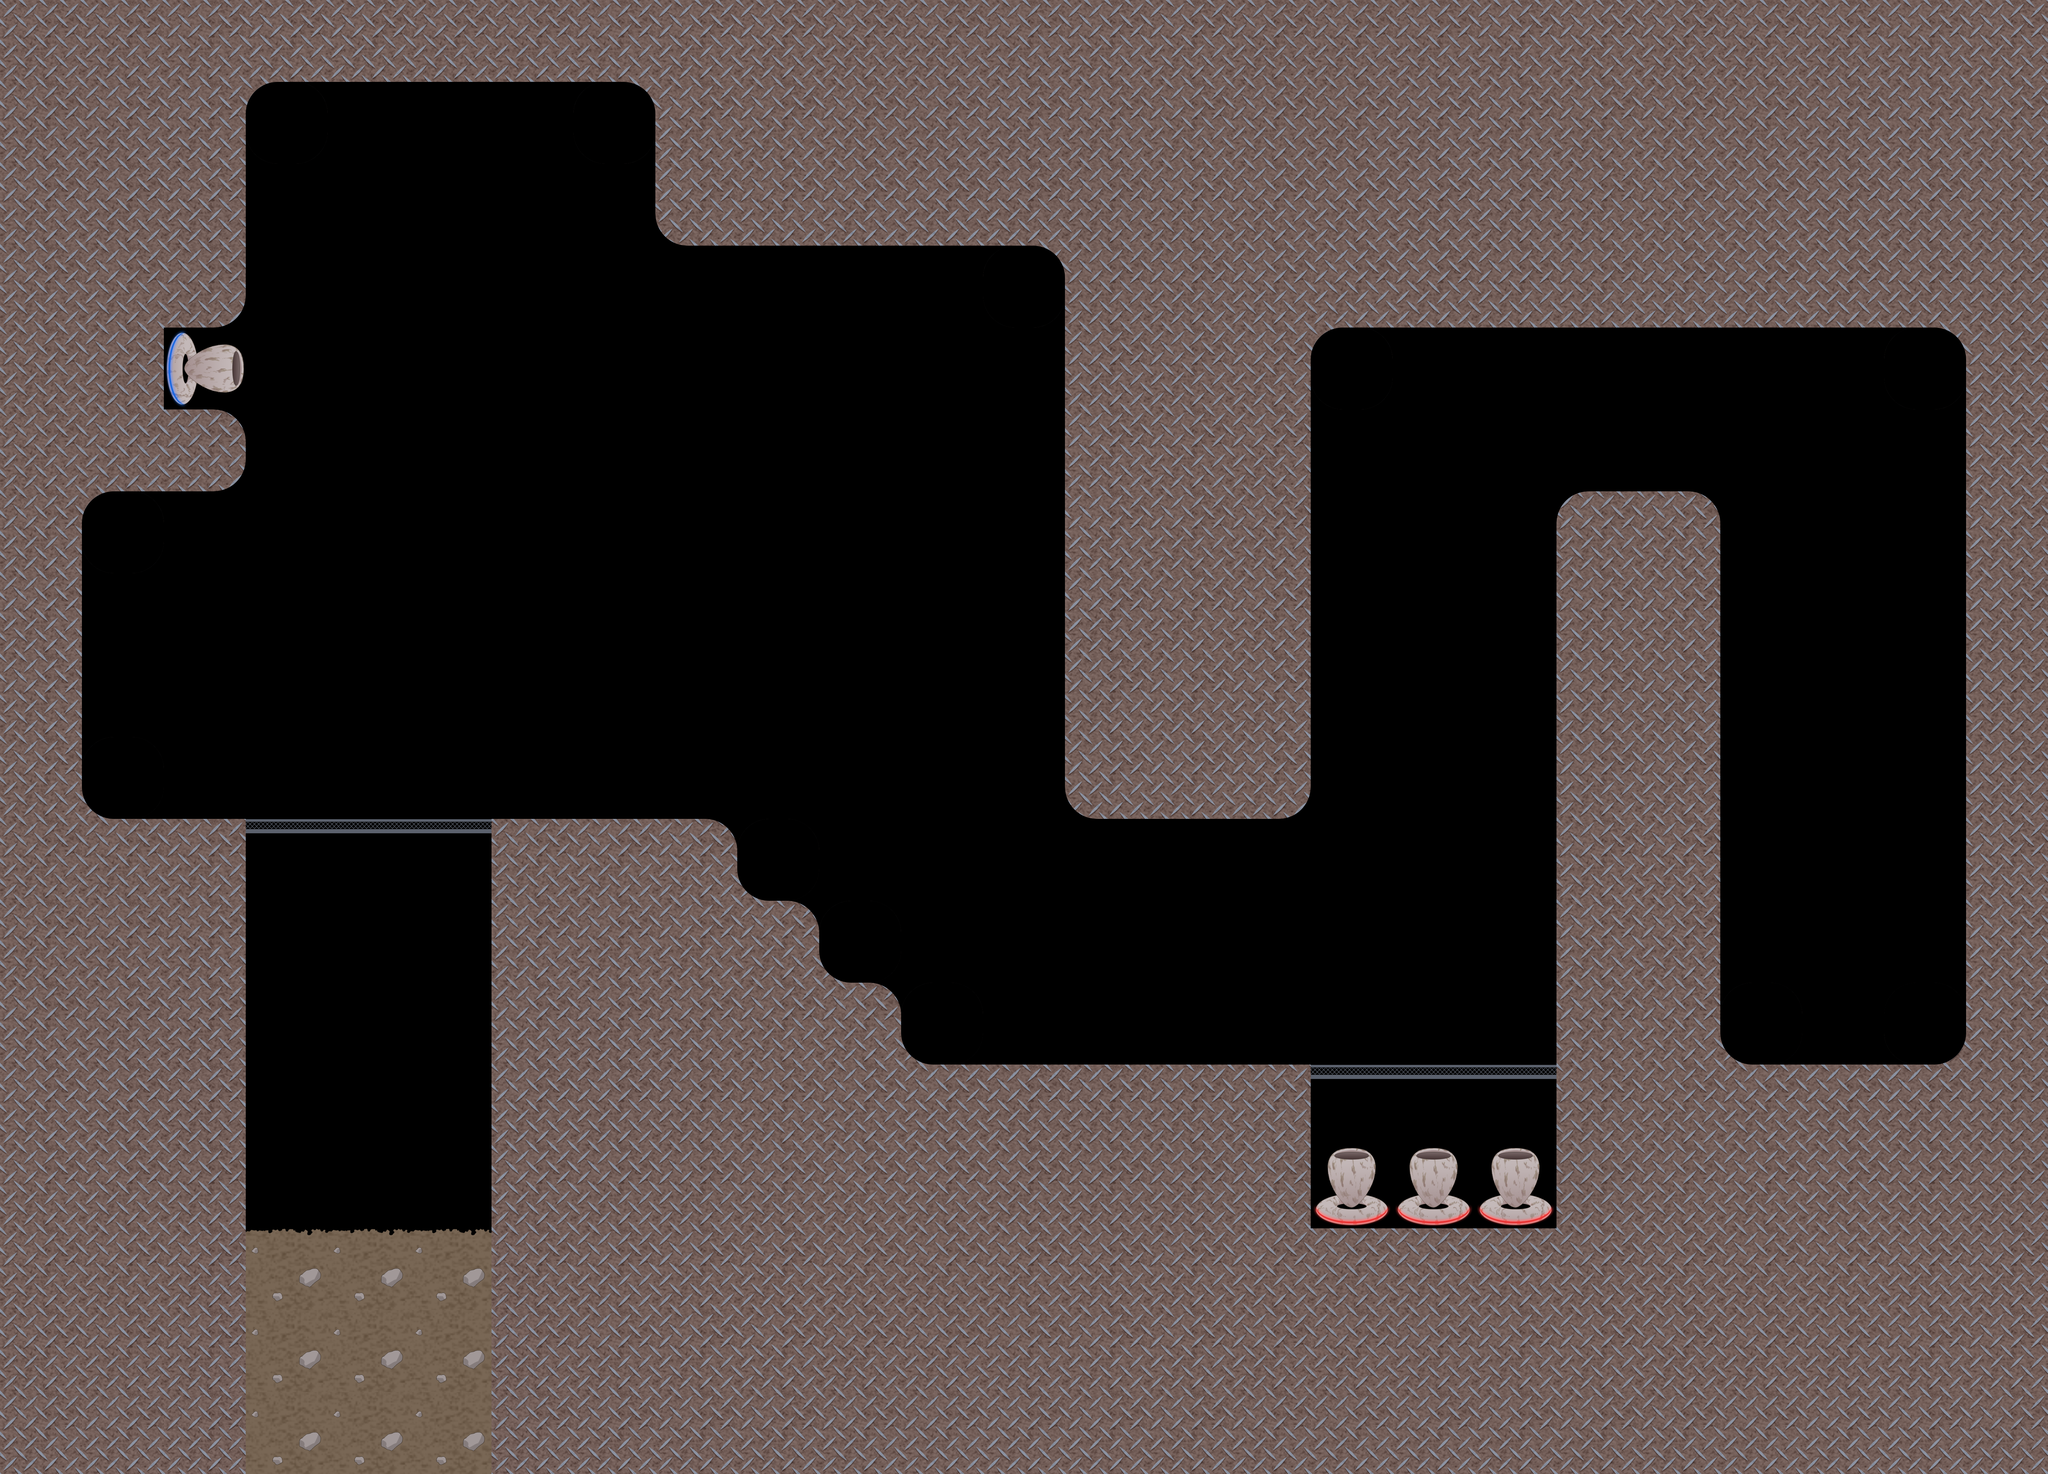

Tiled map render using the project's own tile images. Description and the whole map definition, tile-layer contents included, below:
An orthogonal 25x18 tile map with 256x256 px tiles, 1 tile layer (タイル・レイヤー1).

<map version="1.0" tiledversion="1.1.5" orientation="orthogonal" renderorder="right-down" width="25" height="18" tilewidth="256" tileheight="256" infinite="0" nextobjectid="1">
 <tileset firstgid="1" source="trickle.tsx" />
 <layer name="タイル・レイヤー1" width="25" height="18">
  <data encoding="csv">
2,2,2,2,2,2,2,2,2,2,2,2,2,2,2,2,2,2,2,2,2,2,2,2,2,
2,2,2,11,1,1,1,12,2,2,2,2,2,2,2,2,2,2,2,2,2,2,2,2,2,
2,2,2,1,1,1,1,1,5,2,2,2,2,2,2,2,2,2,2,2,2,2,2,2,2,
2,2,6,1,1,1,1,1,1,1,1,1,12,2,2,2,2,2,2,2,2,2,2,2,2,
2,2,33,1,1,1,1,1,1,1,1,1,1,2,2,2,11,1,1,1,1,1,1,12,2,
2,2,8,1,1,1,1,1,1,1,1,1,1,2,2,2,1,1,1,1,1,1,1,1,2,
2,11,1,1,1,1,1,1,1,1,1,1,1,2,2,2,1,1,1,3,4,1,1,1,2,
2,1,1,1,1,1,1,1,1,1,1,1,1,2,2,2,1,1,1,2,2,1,1,1,2,
2,1,1,1,1,1,1,1,1,1,1,1,1,2,2,2,1,1,1,2,2,1,1,1,2,
2,13,1,1,1,1,1,1,1,1,1,1,1,5,2,6,1,1,1,2,2,1,1,1,2,
2,2,2,15,15,15,2,2,4,13,1,1,1,1,1,1,1,1,1,2,2,1,1,1,2,
2,2,2,1,1,1,2,2,2,4,13,1,1,1,1,1,1,1,1,2,2,1,1,1,2,
2,2,2,1,1,1,2,2,2,2,4,13,1,1,1,1,1,1,1,2,2,13,1,14,2,
2,2,2,1,1,1,2,2,2,2,2,2,2,2,2,2,15,15,15,2,2,2,2,2,2,
2,2,2,1,1,1,2,2,2,2,2,2,2,2,2,2,29,29,29,2,2,2,2,2,2,
2,2,2,19,19,19,2,2,2,2,2,2,2,2,2,2,2,2,2,2,2,2,2,2,2,
2,2,2,21,21,21,2,2,2,2,2,2,2,2,2,2,2,2,2,2,2,2,2,2,2,
2,2,2,21,21,21,2,2,2,2,2,2,2,2,2,2,2,2,2,2,2,2,2,2,2
</data>
 </layer>
</map>
